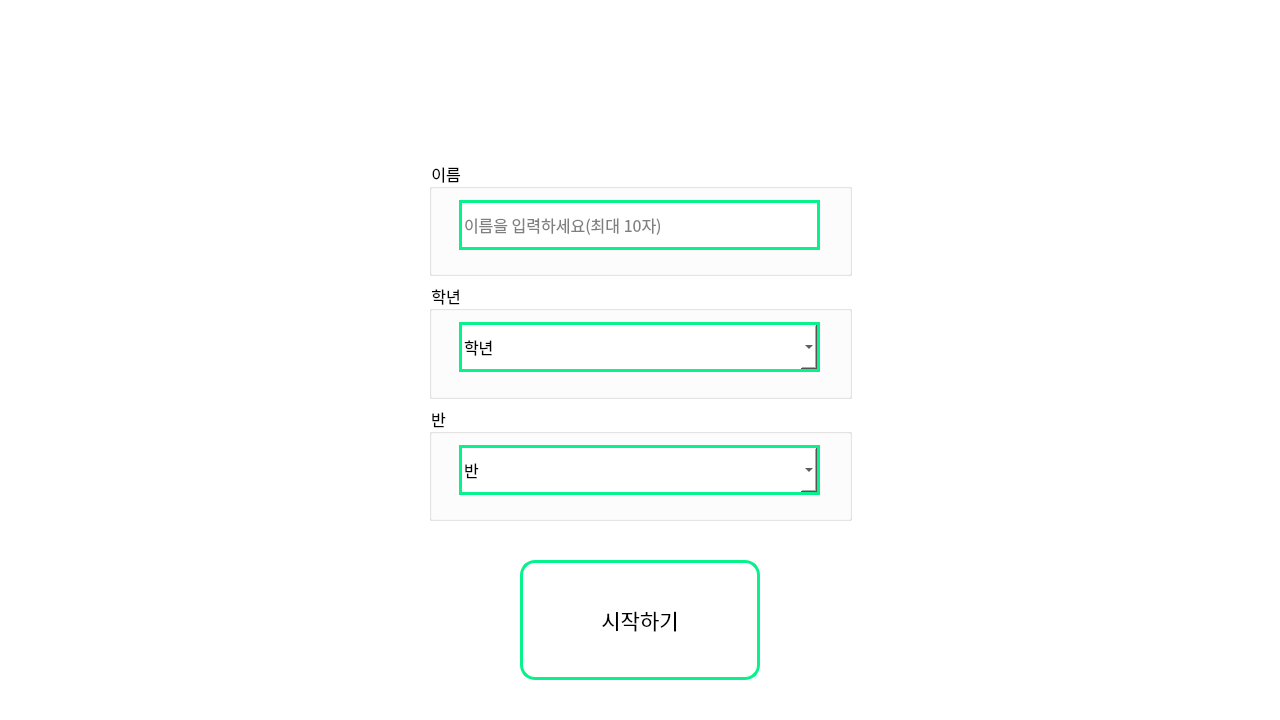
<?xml version="1.0" encoding="UTF-8"?>
<ui version="4.0">
 <class>MainWindow</class>
 <widget class="QMainWindow" name="MainWindow">
  <property name="enabled">
   <bool>true</bool>
  </property>
  <property name="geometry">
   <rect>
    <x>0</x>
    <y>0</y>
    <width>1280</width>
    <height>720</height>
   </rect>
  </property>
  <property name="sizePolicy">
   <sizepolicy hsizetype="Fixed" vsizetype="Fixed">
    <horstretch>0</horstretch>
    <verstretch>0</verstretch>
   </sizepolicy>
  </property>
  <property name="palette">
   <palette>
    <active>
     <colorrole role="WindowText">
      <brush brushstyle="SolidPattern">
       <color alpha="255">
        <red>11</red>
        <green>11</green>
        <blue>11</blue>
       </color>
      </brush>
     </colorrole>
     <colorrole role="Button">
      <brush brushstyle="SolidPattern">
       <color alpha="255">
        <red>255</red>
        <green>255</green>
        <blue>255</blue>
       </color>
      </brush>
     </colorrole>
     <colorrole role="Midlight">
      <brush brushstyle="SolidPattern">
       <color alpha="255">
        <red>90</red>
        <green>90</green>
        <blue>90</blue>
       </color>
      </brush>
     </colorrole>
     <colorrole role="Text">
      <brush brushstyle="SolidPattern">
       <color alpha="255">
        <red>11</red>
        <green>11</green>
        <blue>11</blue>
       </color>
      </brush>
     </colorrole>
     <colorrole role="ButtonText">
      <brush brushstyle="SolidPattern">
       <color alpha="255">
        <red>11</red>
        <green>11</green>
        <blue>11</blue>
       </color>
      </brush>
     </colorrole>
     <colorrole role="Base">
      <brush brushstyle="SolidPattern">
       <color alpha="255">
        <red>255</red>
        <green>255</green>
        <blue>255</blue>
       </color>
      </brush>
     </colorrole>
     <colorrole role="Window">
      <brush brushstyle="SolidPattern">
       <color alpha="255">
        <red>240</red>
        <green>240</green>
        <blue>240</blue>
       </color>
      </brush>
     </colorrole>
     <colorrole role="Highlight">
      <brush brushstyle="SolidPattern">
       <color alpha="255">
        <red>176</red>
        <green>255</green>
        <blue>133</blue>
       </color>
      </brush>
     </colorrole>
     <colorrole role="HighlightedText">
      <brush brushstyle="SolidPattern">
       <color alpha="255">
        <red>109</red>
        <green>109</green>
        <blue>109</blue>
       </color>
      </brush>
     </colorrole>
     <colorrole role="ToolTipText">
      <brush brushstyle="SolidPattern">
       <color alpha="255">
        <red>127</red>
        <green>127</green>
        <blue>127</blue>
       </color>
      </brush>
     </colorrole>
     <colorrole role="PlaceholderText">
      <brush brushstyle="SolidPattern">
       <color alpha="128">
        <red>255</red>
        <green>255</green>
        <blue>255</blue>
       </color>
      </brush>
     </colorrole>
    </active>
    <inactive>
     <colorrole role="WindowText">
      <brush brushstyle="SolidPattern">
       <color alpha="255">
        <red>11</red>
        <green>11</green>
        <blue>11</blue>
       </color>
      </brush>
     </colorrole>
     <colorrole role="Button">
      <brush brushstyle="SolidPattern">
       <color alpha="255">
        <red>255</red>
        <green>255</green>
        <blue>255</blue>
       </color>
      </brush>
     </colorrole>
     <colorrole role="Midlight">
      <brush brushstyle="SolidPattern">
       <color alpha="255">
        <red>90</red>
        <green>90</green>
        <blue>90</blue>
       </color>
      </brush>
     </colorrole>
     <colorrole role="Text">
      <brush brushstyle="SolidPattern">
       <color alpha="255">
        <red>11</red>
        <green>11</green>
        <blue>11</blue>
       </color>
      </brush>
     </colorrole>
     <colorrole role="ButtonText">
      <brush brushstyle="SolidPattern">
       <color alpha="255">
        <red>11</red>
        <green>11</green>
        <blue>11</blue>
       </color>
      </brush>
     </colorrole>
     <colorrole role="Base">
      <brush brushstyle="SolidPattern">
       <color alpha="255">
        <red>255</red>
        <green>255</green>
        <blue>255</blue>
       </color>
      </brush>
     </colorrole>
     <colorrole role="Window">
      <brush brushstyle="SolidPattern">
       <color alpha="255">
        <red>240</red>
        <green>240</green>
        <blue>240</blue>
       </color>
      </brush>
     </colorrole>
     <colorrole role="Highlight">
      <brush brushstyle="SolidPattern">
       <color alpha="255">
        <red>176</red>
        <green>255</green>
        <blue>133</blue>
       </color>
      </brush>
     </colorrole>
     <colorrole role="HighlightedText">
      <brush brushstyle="SolidPattern">
       <color alpha="255">
        <red>109</red>
        <green>109</green>
        <blue>109</blue>
       </color>
      </brush>
     </colorrole>
     <colorrole role="ToolTipText">
      <brush brushstyle="SolidPattern">
       <color alpha="255">
        <red>127</red>
        <green>127</green>
        <blue>127</blue>
       </color>
      </brush>
     </colorrole>
     <colorrole role="PlaceholderText">
      <brush brushstyle="SolidPattern">
       <color alpha="128">
        <red>255</red>
        <green>255</green>
        <blue>255</blue>
       </color>
      </brush>
     </colorrole>
    </inactive>
    <disabled>
     <colorrole role="WindowText">
      <brush brushstyle="SolidPattern">
       <color alpha="255">
        <red>120</red>
        <green>120</green>
        <blue>120</blue>
       </color>
      </brush>
     </colorrole>
     <colorrole role="Button">
      <brush brushstyle="SolidPattern">
       <color alpha="255">
        <red>255</red>
        <green>255</green>
        <blue>255</blue>
       </color>
      </brush>
     </colorrole>
     <colorrole role="Midlight">
      <brush brushstyle="SolidPattern">
       <color alpha="255">
        <red>90</red>
        <green>90</green>
        <blue>90</blue>
       </color>
      </brush>
     </colorrole>
     <colorrole role="Text">
      <brush brushstyle="SolidPattern">
       <color alpha="255">
        <red>120</red>
        <green>120</green>
        <blue>120</blue>
       </color>
      </brush>
     </colorrole>
     <colorrole role="ButtonText">
      <brush brushstyle="SolidPattern">
       <color alpha="255">
        <red>120</red>
        <green>120</green>
        <blue>120</blue>
       </color>
      </brush>
     </colorrole>
     <colorrole role="Base">
      <brush brushstyle="SolidPattern">
       <color alpha="255">
        <red>240</red>
        <green>240</green>
        <blue>240</blue>
       </color>
      </brush>
     </colorrole>
     <colorrole role="Window">
      <brush brushstyle="SolidPattern">
       <color alpha="255">
        <red>240</red>
        <green>240</green>
        <blue>240</blue>
       </color>
      </brush>
     </colorrole>
     <colorrole role="Highlight">
      <brush brushstyle="SolidPattern">
       <color alpha="255">
        <red>0</red>
        <green>120</green>
        <blue>215</blue>
       </color>
      </brush>
     </colorrole>
     <colorrole role="HighlightedText">
      <brush brushstyle="SolidPattern">
       <color alpha="255">
        <red>109</red>
        <green>109</green>
        <blue>109</blue>
       </color>
      </brush>
     </colorrole>
     <colorrole role="ToolTipText">
      <brush brushstyle="SolidPattern">
       <color alpha="255">
        <red>127</red>
        <green>127</green>
        <blue>127</blue>
       </color>
      </brush>
     </colorrole>
     <colorrole role="PlaceholderText">
      <brush brushstyle="SolidPattern">
       <color alpha="128">
        <red>255</red>
        <green>255</green>
        <blue>255</blue>
       </color>
      </brush>
     </colorrole>
    </disabled>
   </palette>
  </property>
  <property name="windowTitle">
   <string>MainWindow</string>
  </property>
  <widget class="QWidget" name="centralwidget">
   <property name="enabled">
    <bool>true</bool>
   </property>
   <property name="sizePolicy">
    <sizepolicy hsizetype="Preferred" vsizetype="Preferred">
     <horstretch>0</horstretch>
     <verstretch>0</verstretch>
    </sizepolicy>
   </property>
   <property name="palette">
    <palette>
     <active>
      <colorrole role="Button">
       <brush brushstyle="SolidPattern">
        <color alpha="255">
         <red>255</red>
         <green>255</green>
         <blue>255</blue>
        </color>
       </brush>
      </colorrole>
      <colorrole role="Base">
       <brush brushstyle="SolidPattern">
        <color alpha="255">
         <red>255</red>
         <green>255</green>
         <blue>255</blue>
        </color>
       </brush>
      </colorrole>
      <colorrole role="Window">
       <brush brushstyle="SolidPattern">
        <color alpha="255">
         <red>255</red>
         <green>255</green>
         <blue>255</blue>
        </color>
       </brush>
      </colorrole>
     </active>
     <inactive>
      <colorrole role="Button">
       <brush brushstyle="SolidPattern">
        <color alpha="255">
         <red>255</red>
         <green>255</green>
         <blue>255</blue>
        </color>
       </brush>
      </colorrole>
      <colorrole role="Base">
       <brush brushstyle="SolidPattern">
        <color alpha="255">
         <red>255</red>
         <green>255</green>
         <blue>255</blue>
        </color>
       </brush>
      </colorrole>
      <colorrole role="Window">
       <brush brushstyle="SolidPattern">
        <color alpha="255">
         <red>255</red>
         <green>255</green>
         <blue>255</blue>
        </color>
       </brush>
      </colorrole>
     </inactive>
     <disabled>
      <colorrole role="Button">
       <brush brushstyle="SolidPattern">
        <color alpha="255">
         <red>255</red>
         <green>255</green>
         <blue>255</blue>
        </color>
       </brush>
      </colorrole>
      <colorrole role="Base">
       <brush brushstyle="SolidPattern">
        <color alpha="255">
         <red>255</red>
         <green>255</green>
         <blue>255</blue>
        </color>
       </brush>
      </colorrole>
      <colorrole role="Window">
       <brush brushstyle="SolidPattern">
        <color alpha="255">
         <red>255</red>
         <green>255</green>
         <blue>255</blue>
        </color>
       </brush>
      </colorrole>
     </disabled>
    </palette>
   </property>
   <property name="mouseTracking">
    <bool>false</bool>
   </property>
   <property name="styleSheet">
    <string notr="true">background: white;</string>
   </property>
   <widget class="QWidget" name="gridLayoutWidget">
    <property name="geometry">
     <rect>
      <x>0</x>
      <y>160</y>
      <width>1281</width>
      <height>361</height>
     </rect>
    </property>
    <layout class="QGridLayout" name="gridLayout">
     <item row="0" column="0">
      <layout class="QGridLayout" name="gridLayout_2" rowstretch="0" columnstretch="0,0,0">
       <item row="0" column="0">
        <widget class="QWidget" name="widget_2" native="true"/>
       </item>
       <item row="0" column="2">
        <widget class="QWidget" name="widget_3" native="true">
         <property name="font">
          <font>
           <pointsize>12</pointsize>
          </font>
         </property>
        </widget>
       </item>
       <item row="0" column="1">
        <layout class="QGridLayout" name="gridLayout_3">
         <item row="1" column="0">
          <layout class="QGridLayout" name="gridLayout_4">
           <item row="1" column="0">
            <widget class="QGroupBox" name="classGroup">
             <property name="font">
              <font>
               <family>Noto Sans KR</family>
               <pointsize>12</pointsize>
              </font>
             </property>
             <property name="styleSheet">
              <string notr="true"/>
             </property>
             <property name="title">
              <string>학년</string>
             </property>
             <widget class="QComboBox" name="gradeCombo">
              <property name="geometry">
               <rect>
                <x>30</x>
                <y>40</y>
                <width>361</width>
                <height>50</height>
               </rect>
              </property>
              <property name="palette">
               <palette>
                <active>
                 <colorrole role="Button">
                  <brush brushstyle="SolidPattern">
                   <color alpha="255">
                    <red>255</red>
                    <green>255</green>
                    <blue>255</blue>
                   </color>
                  </brush>
                 </colorrole>
                 <colorrole role="Base">
                  <brush brushstyle="SolidPattern">
                   <color alpha="255">
                    <red>255</red>
                    <green>255</green>
                    <blue>255</blue>
                   </color>
                  </brush>
                 </colorrole>
                 <colorrole role="Window">
                  <brush brushstyle="SolidPattern">
                   <color alpha="255">
                    <red>255</red>
                    <green>255</green>
                    <blue>255</blue>
                   </color>
                  </brush>
                 </colorrole>
                </active>
                <inactive>
                 <colorrole role="Button">
                  <brush brushstyle="SolidPattern">
                   <color alpha="255">
                    <red>255</red>
                    <green>255</green>
                    <blue>255</blue>
                   </color>
                  </brush>
                 </colorrole>
                 <colorrole role="Base">
                  <brush brushstyle="SolidPattern">
                   <color alpha="255">
                    <red>255</red>
                    <green>255</green>
                    <blue>255</blue>
                   </color>
                  </brush>
                 </colorrole>
                 <colorrole role="Window">
                  <brush brushstyle="SolidPattern">
                   <color alpha="255">
                    <red>255</red>
                    <green>255</green>
                    <blue>255</blue>
                   </color>
                  </brush>
                 </colorrole>
                </inactive>
                <disabled>
                 <colorrole role="Button">
                  <brush brushstyle="SolidPattern">
                   <color alpha="255">
                    <red>255</red>
                    <green>255</green>
                    <blue>255</blue>
                   </color>
                  </brush>
                 </colorrole>
                 <colorrole role="Base">
                  <brush brushstyle="SolidPattern">
                   <color alpha="255">
                    <red>255</red>
                    <green>255</green>
                    <blue>255</blue>
                   </color>
                  </brush>
                 </colorrole>
                 <colorrole role="Window">
                  <brush brushstyle="SolidPattern">
                   <color alpha="255">
                    <red>255</red>
                    <green>255</green>
                    <blue>255</blue>
                   </color>
                  </brush>
                 </colorrole>
                </disabled>
               </palette>
              </property>
              <property name="font">
               <font>
                <family>Noto Sans KR</family>
                <pointsize>12</pointsize>
                <strikeout>false</strikeout>
               </font>
              </property>
              <property name="mouseTracking">
               <bool>false</bool>
              </property>
              <property name="toolTip">
               <string>학년</string>
              </property>
              <property name="whatsThis">
               <string/>
              </property>
              <property name="accessibleName">
               <string>학년</string>
              </property>
              <property name="autoFillBackground">
               <bool>false</bool>
              </property>
              <property name="styleSheet">
               <string notr="true">border: 3px solid #08F28C;

</string>
              </property>
              <property name="inputMethodHints">
               <set>Qt::ImhNone</set>
              </property>
              <property name="frame">
               <bool>true</bool>
              </property>
              <item>
               <property name="text">
                <string>학년</string>
               </property>
              </item>
              <item>
               <property name="text">
                <string>1</string>
               </property>
              </item>
              <item>
               <property name="text">
                <string>2</string>
               </property>
              </item>
              <item>
               <property name="text">
                <string>3</string>
               </property>
              </item>
             </widget>
            </widget>
           </item>
           <item row="2" column="0">
            <widget class="QGroupBox" name="gradeGroup">
             <property name="font">
              <font>
               <family>Noto Sans KR</family>
               <pointsize>12</pointsize>
              </font>
             </property>
             <property name="styleSheet">
              <string notr="true"/>
             </property>
             <property name="title">
              <string>반</string>
             </property>
             <widget class="QComboBox" name="classCombo">
              <property name="enabled">
               <bool>true</bool>
              </property>
              <property name="geometry">
               <rect>
                <x>30</x>
                <y>40</y>
                <width>361</width>
                <height>50</height>
               </rect>
              </property>
              <property name="sizePolicy">
               <sizepolicy hsizetype="Fixed" vsizetype="Fixed">
                <horstretch>0</horstretch>
                <verstretch>0</verstretch>
               </sizepolicy>
              </property>
              <property name="palette">
               <palette>
                <active>
                 <colorrole role="Button">
                  <brush brushstyle="SolidPattern">
                   <color alpha="255">
                    <red>255</red>
                    <green>255</green>
                    <blue>255</blue>
                   </color>
                  </brush>
                 </colorrole>
                 <colorrole role="Base">
                  <brush brushstyle="SolidPattern">
                   <color alpha="255">
                    <red>255</red>
                    <green>255</green>
                    <blue>255</blue>
                   </color>
                  </brush>
                 </colorrole>
                 <colorrole role="Window">
                  <brush brushstyle="SolidPattern">
                   <color alpha="255">
                    <red>255</red>
                    <green>255</green>
                    <blue>255</blue>
                   </color>
                  </brush>
                 </colorrole>
                </active>
                <inactive>
                 <colorrole role="Button">
                  <brush brushstyle="SolidPattern">
                   <color alpha="255">
                    <red>255</red>
                    <green>255</green>
                    <blue>255</blue>
                   </color>
                  </brush>
                 </colorrole>
                 <colorrole role="Base">
                  <brush brushstyle="SolidPattern">
                   <color alpha="255">
                    <red>255</red>
                    <green>255</green>
                    <blue>255</blue>
                   </color>
                  </brush>
                 </colorrole>
                 <colorrole role="Window">
                  <brush brushstyle="SolidPattern">
                   <color alpha="255">
                    <red>255</red>
                    <green>255</green>
                    <blue>255</blue>
                   </color>
                  </brush>
                 </colorrole>
                </inactive>
                <disabled>
                 <colorrole role="Button">
                  <brush brushstyle="SolidPattern">
                   <color alpha="255">
                    <red>255</red>
                    <green>255</green>
                    <blue>255</blue>
                   </color>
                  </brush>
                 </colorrole>
                 <colorrole role="Base">
                  <brush brushstyle="SolidPattern">
                   <color alpha="255">
                    <red>255</red>
                    <green>255</green>
                    <blue>255</blue>
                   </color>
                  </brush>
                 </colorrole>
                 <colorrole role="Window">
                  <brush brushstyle="SolidPattern">
                   <color alpha="255">
                    <red>255</red>
                    <green>255</green>
                    <blue>255</blue>
                   </color>
                  </brush>
                 </colorrole>
                </disabled>
               </palette>
              </property>
              <property name="font">
               <font>
                <family>Noto Sans KR</family>
                <pointsize>12</pointsize>
                <strikeout>false</strikeout>
               </font>
              </property>
              <property name="mouseTracking">
               <bool>false</bool>
              </property>
              <property name="toolTip">
               <string>학년</string>
              </property>
              <property name="whatsThis">
               <string/>
              </property>
              <property name="accessibleName">
               <string>학년</string>
              </property>
              <property name="autoFillBackground">
               <bool>false</bool>
              </property>
              <property name="styleSheet">
               <string notr="true">border: 3px solid #08F28C;

</string>
              </property>
              <property name="inputMethodHints">
               <set>Qt::ImhNone</set>
              </property>
              <property name="frame">
               <bool>true</bool>
              </property>
              <item>
               <property name="text">
                <string>반</string>
               </property>
              </item>
              <item>
               <property name="text">
                <string>1</string>
               </property>
              </item>
              <item>
               <property name="text">
                <string>2</string>
               </property>
              </item>
              <item>
               <property name="text">
                <string>3</string>
               </property>
              </item>
              <item>
               <property name="text">
                <string>4</string>
               </property>
              </item>
              <item>
               <property name="text">
                <string>5</string>
               </property>
              </item>
              <item>
               <property name="text">
                <string>6</string>
               </property>
              </item>
             </widget>
            </widget>
           </item>
           <item row="0" column="0">
            <widget class="QGroupBox" name="nameGroup">
             <property name="font">
              <font>
               <family>Noto Sans KR</family>
               <pointsize>12</pointsize>
              </font>
             </property>
             <property name="styleSheet">
              <string notr="true"/>
             </property>
             <property name="title">
              <string>이름</string>
             </property>
             <widget class="QLineEdit" name="nameText">
              <property name="geometry">
               <rect>
                <x>30</x>
                <y>40</y>
                <width>361</width>
                <height>50</height>
               </rect>
              </property>
              <property name="font">
               <font>
                <family>Noto Sans KR</family>
                <pointsize>12</pointsize>
               </font>
              </property>
              <property name="styleSheet">
               <string notr="true">border: 3px solid #08F28C;

</string>
              </property>
              <property name="maxLength">
               <number>10</number>
              </property>
              <property name="placeholderText">
               <string>이름을 입력하세요(최대 10자)</string>
              </property>
             </widget>
            </widget>
           </item>
          </layout>
         </item>
        </layout>
       </item>
      </layout>
     </item>
    </layout>
   </widget>
   <widget class="QPushButton" name="startBtn">
    <property name="geometry">
     <rect>
      <x>520</x>
      <y>560</y>
      <width>240</width>
      <height>120</height>
     </rect>
    </property>
    <property name="palette">
     <palette>
      <active>
       <colorrole role="Button">
        <brush brushstyle="SolidPattern">
         <color alpha="255">
          <red>255</red>
          <green>255</green>
          <blue>255</blue>
         </color>
        </brush>
       </colorrole>
       <colorrole role="Base">
        <brush brushstyle="SolidPattern">
         <color alpha="255">
          <red>255</red>
          <green>255</green>
          <blue>255</blue>
         </color>
        </brush>
       </colorrole>
       <colorrole role="Window">
        <brush brushstyle="SolidPattern">
         <color alpha="255">
          <red>255</red>
          <green>255</green>
          <blue>255</blue>
         </color>
        </brush>
       </colorrole>
      </active>
      <inactive>
       <colorrole role="Button">
        <brush brushstyle="SolidPattern">
         <color alpha="255">
          <red>255</red>
          <green>255</green>
          <blue>255</blue>
         </color>
        </brush>
       </colorrole>
       <colorrole role="Base">
        <brush brushstyle="SolidPattern">
         <color alpha="255">
          <red>255</red>
          <green>255</green>
          <blue>255</blue>
         </color>
        </brush>
       </colorrole>
       <colorrole role="Window">
        <brush brushstyle="SolidPattern">
         <color alpha="255">
          <red>255</red>
          <green>255</green>
          <blue>255</blue>
         </color>
        </brush>
       </colorrole>
      </inactive>
      <disabled>
       <colorrole role="Button">
        <brush brushstyle="SolidPattern">
         <color alpha="255">
          <red>255</red>
          <green>255</green>
          <blue>255</blue>
         </color>
        </brush>
       </colorrole>
       <colorrole role="Base">
        <brush brushstyle="SolidPattern">
         <color alpha="255">
          <red>255</red>
          <green>255</green>
          <blue>255</blue>
         </color>
        </brush>
       </colorrole>
       <colorrole role="Window">
        <brush brushstyle="SolidPattern">
         <color alpha="255">
          <red>255</red>
          <green>255</green>
          <blue>255</blue>
         </color>
        </brush>
       </colorrole>
      </disabled>
     </palette>
    </property>
    <property name="font">
     <font>
      <family>Noto Sans KR</family>
      <pointsize>16</pointsize>
     </font>
    </property>
    <property name="styleSheet">
     <string notr="true">QPushButton {
	border: 3px solid #08F28C;
	border-radius: 15px
}

QPushButton:hover {
	background: lightgray;
}

</string>
    </property>
    <property name="text">
     <string>시작하기</string>
    </property>
   </widget>
   <widget class="QLabel" name="label">
    <property name="geometry">
     <rect>
      <x>3</x>
      <y>1</y>
      <width>1281</width>
      <height>151</height>
     </rect>
    </property>
    <property name="text">
     <string/>
    </property>
    <property name="pixmap">
     <pixmap>../img/logo.png</pixmap>
    </property>
    <property name="alignment">
     <set>Qt::AlignCenter</set>
    </property>
   </widget>
  </widget>
 </widget>
 <resources/>
 <connections/>
</ui>
